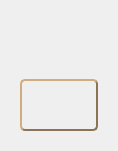
<?xml version="1.0" encoding="UTF-8"?>
<ui version="4.0">
 <class>fan_switch</class>
 <widget class="QWidget" name="fan_switch">
  <property name="geometry">
   <rect>
    <x>0</x>
    <y>0</y>
    <width>118</width>
    <height>151</height>
   </rect>
  </property>
  <property name="windowTitle">
   <string>Form</string>
  </property>
  <layout class="QVBoxLayout" name="verticalLayout_2">
   <item>
    <widget class="QWidget" name="widget" native="true">
     <layout class="QVBoxLayout" name="verticalLayout">
      <item>
       <widget class="QLabel" name="label">
        <property name="minimumSize">
         <size>
          <width>0</width>
          <height>0</height>
         </size>
        </property>
        <property name="maximumSize">
         <size>
          <width>100</width>
          <height>80</height>
         </size>
        </property>
        <property name="frameShape">
         <enum>QFrame::NoFrame</enum>
        </property>
        <property name="text">
         <string/>
        </property>
       </widget>
      </item>
      <item>
       <widget class="QPushButton" name="pushButton">
        <property name="minimumSize">
         <size>
          <width>0</width>
          <height>0</height>
         </size>
        </property>
        <property name="maximumSize">
         <size>
          <width>100</width>
          <height>70</height>
         </size>
        </property>
        <property name="styleSheet">
         <string notr="true">QPushButton {
border-style: outset;            /* 边框风格 */
border-width: 2px;               /* 边框宽度 */
border-radius: 5px;              /* 边框圆角 */
border-color: #8B7355;           /* 边框颜色 */}</string>
        </property>
        <property name="text">
         <string/>
        </property>
       </widget>
      </item>
     </layout>
    </widget>
   </item>
  </layout>
 </widget>
 <resources/>
 <connections/>
</ui>
